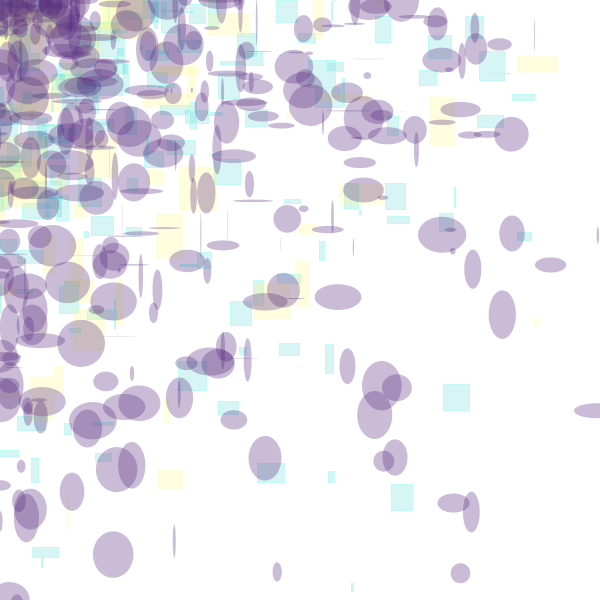
Frame 1 (no input)
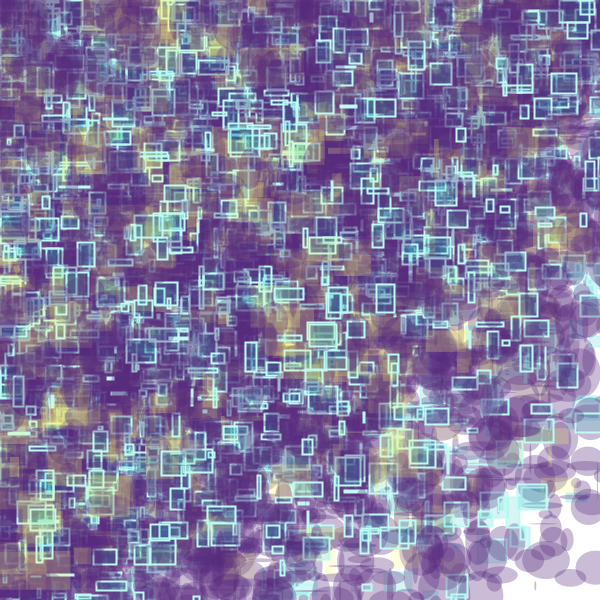
Frame 60 (the mouse pressed at the canvas centre just before this capture)
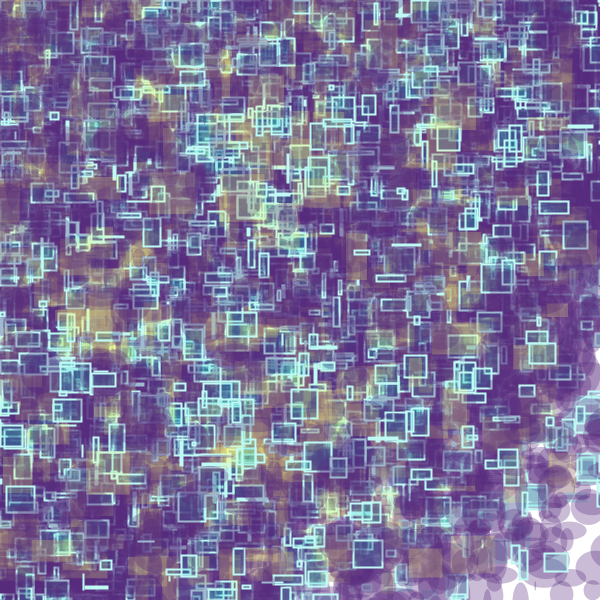
Frame 120 (the mouse held since frame 60 and released just before this capture)

The Processing sketch that drew these frames (run headless with seeded random() and noise(); from frame 60 on, the mouse is pressed at the canvas centre):

// Processing sketch: processing_173546
// ── processing_173546.pde

void setup () {
size (600,600);
background (255);
frameRate(50);
}
 
void draw () {
   
for(int x=0; x<=600; x+= 50) {
  for(int y=0; y<=600; y+= 50){
stroke(#C0FAF5);
    fill (#06C1C0,40);
rect (random (y), random (x),random (30), random (30));
 
  }
}
 
for(int x=0; x<=600; x+= 80) {
  for(int y=0; y<=600; y+= 80){
fill (#FAFC75,60);
noStroke();
rect (random (y), random (x),random (50), random (50));
 
 
  }
}

for(int x=0; x<=700; x+= 40) {
  for(int y=0; y<=700; y+= 40){
strokeWeight(2);
    fill (#56287C,80);
ellipse (random (y), random (x),random (50), random (50));
  }
}
}
